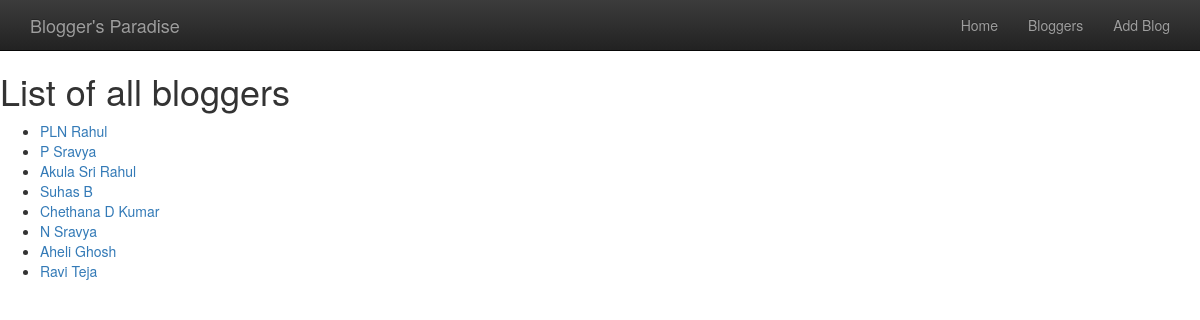
The page /topic/allbloggers/ on the database its author committed.
### topic/models.py (models this page shows, shortened)
class PersonDetails(models.Model):
	name=models.CharField(max_length=250)
	profession=models.CharField(max_length=500)
	age=models.IntegerField()

### topic/views.py (the view)
def allbloggers(request):
	all_people=PersonDetails.objects.all()
	template=loader.get_template('topic/bloggers.html')
	return HttpResponse(template.render({'all_people':all_people},request))

### topic/templates/topic/bloggers.html
{% extends 'topic/base.html' %}
{% block body %}
<h1>List of all bloggers</h1>
<ul>
{% for person in all_people %}
	<li><a  href="/topic/{{ person.id }}/"> {{person.name}} </a></li>
{% endfor %}
</ul>
{% endblock %}

### rows shown on the page
PersonDetails: name "PLN Rahul"
PersonDetails: name "P Sravya"
PersonDetails: name "Akula Sri Rahul"
PersonDetails: name "Suhas B"
PersonDetails: name "Chethana D Kumar"
PersonDetails: name "N Sravya"
PersonDetails: name "Aheli Ghosh"
PersonDetails: name "Ravi Teja"
